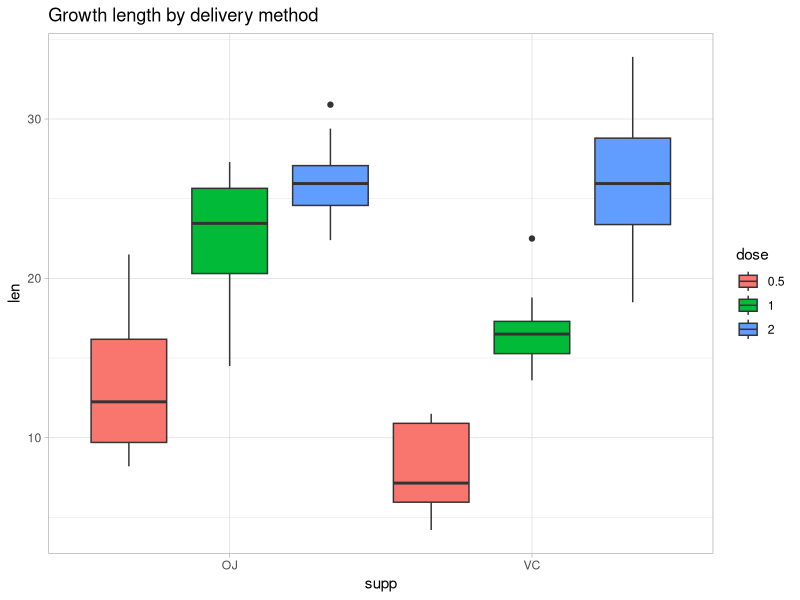
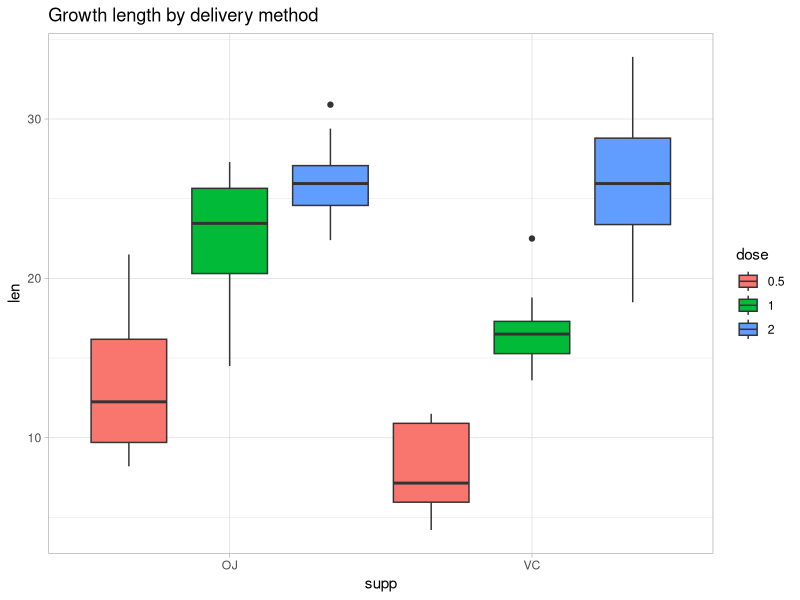

These figures' R source, in order:
## ---- chunk 1
knitr::opts_chunk$set(echo = FALSE, comment="")
## ---- chunk 2
library(datasets)
data("ToothGrowth")
str(ToothGrowth)
## ---- chunk 3
ToothGrowth$dose <- as.factor(ToothGrowth$dose)
## ---- chunk 4
summary(ToothGrowth)
## ---- chunk 5
library(dplyr)
group.data <- ToothGrowth %>% group_by(supp,dose)
## ---- chunk 6
library(ggplot2)
ggplot(group.data, aes(x=supp, y=len, fill=dose)) + 
  geom_boxplot(position=position_dodge(1)) +
  theme_light() +
  labs(title = "Growth length by delivery method")
## ---- chunk 7
temp <- ToothGrowth %>% select(len,supp) %>% group_by(supp)
data <- temp %>% summarise(n = 30, mean = mean(len), sd = sd(len)) %>% distinct()
data
## ---- chunk 8
supps.values <- ToothGrowth %>% group_by(supp)
oj <- (supps.values %>% filter(supp=="OJ"))$len
vc <- (supps.values %>% filter(supp=="VC"))$len

t.test(oj, vc, paired = FALSE, var.equal = TRUE)
## ---- chunk 9
library(ggplot2)
ggplot(group.data, aes(x=supp, y=len, fill=dose)) + 
  geom_boxplot(position=position_dodge(1)) +
  theme_light() +
  labs(title = "Growth length by delivery method")
## ---- chunk 10
temp <- ToothGrowth %>% select(len,supp) %>% group_by(supp)
data <- temp %>% summarise(n = 30, mean = mean(len), sd = sd(len)) %>% distinct()

n <- as.numeric(data[data$supp=="OJ","n"])
m <- as.numeric(data[data$supp=="VC","n"])
sx <- as.numeric(data[data$supp=="OJ","sd"])
sy <- as.numeric(data[data$supp=="VC","sd"])
mx <- as.numeric(data[data$supp=="OJ","mean"])
my <- as.numeric(data[data$supp=="VC","mean"])
sp <- as.numeric(sqrt((n*sx^2 +m*sy^2)/(n+m-2)))
t <- (mx-my)/(sp*sqrt(1/n+1/m))
p <- 2*pt(t,m+n-2,lower.tail = FALSE)
## ---- chunk 11
supps.values <- ToothGrowth %>% group_by(supp)
oj <- (supps.values %>% filter(supp=="OJ"))$len
vc <- (supps.values %>% filter(supp=="VC"))$len

t.test
